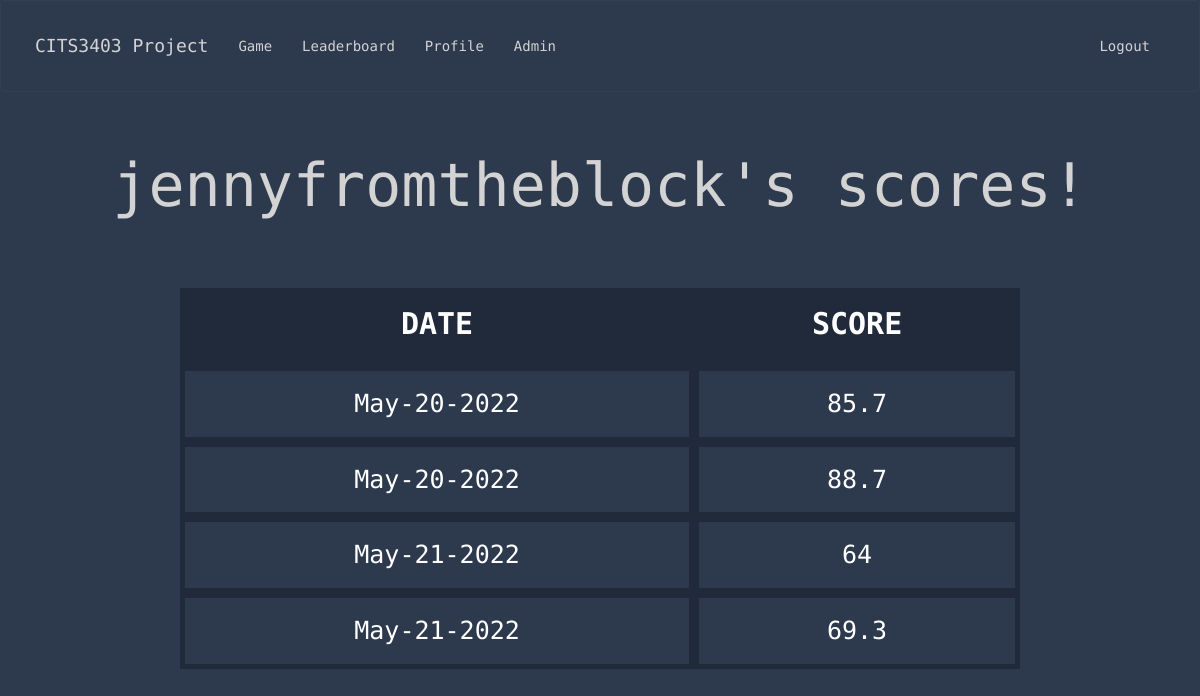
The page /user_stats (signed in) on the database as committed earlier.
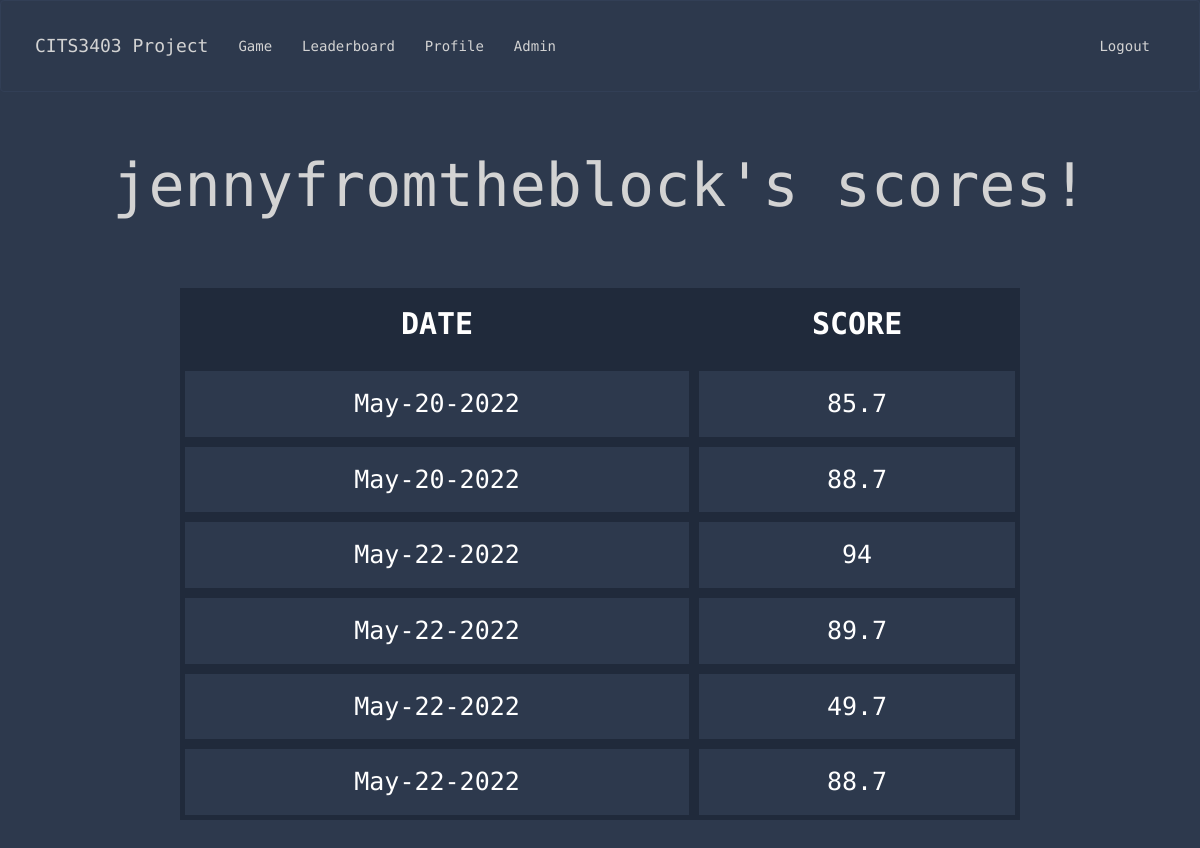
The same page on the database as committed later.
### app/models.py (models this page shows, shortened)
class User(UserMixin, db.Model):
    id = db.Column(db.Integer, primary_key=True)
    username = db.Column(db.String(64), index=True, unique=True)
    email = db.Column(db.String(120), index=True, unique=True)
    password_hash = db.Column(db.String(128))
    user_stats = db.relationship('Score', backref='user', lazy=True)
    @login.user_loader
    def load_user(id):
        return User.query.get(int(id))

class Score(UserMixin, db.Model):
    id = db.Column(db.Integer, primary_key=True)
    user_score = db.Column(db.Integer)
    user_id = db.Column(db.Integer, db.ForeignKey("user.id"))
    today = date.today()
    format_date = today.strftime("%b-%d-%Y") #strips minutes, formats the date eg May-16-2022
    date = db.Column(db.String, default=format_date)

### app/routes.py (the view)
@app.route('/user_stats')
def user_stats():
    if current_user.is_authenticated: #Show list of stats associated with user IF logged in
        user_id = current_user.id
        my_scores = Score.query.filter_by(user_id=user_id)
        return render_template('user.html', user=my_scores, title="Profile")
    return render_template('user.html', title='Profile')

### app/templates/user.html
{% extends "base.html" %}
{% block content %}
    <h1>{{ current_user.username }}'s scores! </h1>
   <table id="myTable" class="tablesorter">
    <thead>
        <tr>
            <th> DATE </th>
            <th> SCORE </th>
        </tr>
    </thead>
    <tbody>
        {% for user in user %}
            <tr>
                <td> {{ user.date }} </td>
                <td> {{ user.user_score }} </td>
            </tr>
        {% endfor %}
    </tbody>
</table>
</body>
{% endblock %}

### app/templates/base.html (shortened to what this page needs)
{% extends 'bootstrap/base.html' %}
{% block styles %}
{{ super() }}
<head>
<link rel="stylesheet" href="{{ url_for('static', filename='css/stylesheet.css') }}">
</head>
{% endblock %}
{% block navbar %}
<nav class="navbar navbar-default">
    <div class="container">
        <div class="navbar-header">
            <a class="navbar-brand" href="{{ url_for('index') }}">CITS3403 Project</a>
        </div>
        <div class="collapse navbar-collapse" id="bs-example-navbar-collapse-1">
            <ul class="nav navbar-nav navbar-left">
                {% if current_user.is_anonymous %}
                <li><a href="{{ url_for('game') }}">Game</a></li>
                <li><a href="{{ url_for('leaderboard') }}">Leaderboard</a></li>
                {% else %}
                <li><a href="{{ url_for('game') }}">Game</a></li>
                <li><a href="{{ url_for('leaderboard') }}">Leaderboard</a></li>
                <li><a href="{{ url_for('user_stats') }}">Profile</a></li>
                <li><a href="{{ url_for('admin') }}">Admin</a></li>
                {% endif %}
            </ul>
            <ul class="nav navbar-nav navbar-right">
                {% if current_user.is_anonymous %}
                <li><a href="{{ url_for('login') }}">Login</a></li>
                <li><a href="{{ url_for('register') }}">Register</a></li>
                {% else %}
                <li><a href="{{ url_for('logout') }}">Logout</a></li>
                {% endif %}
            </ul>
        </div>
    </div>
</nav>
{% endblock %}

### app/static/css/stylesheet.css (style rules this page uses)
head,body { text-align: center; padding-bottom: 50px; }
h1 { padding: 40px; font-size: 60px; }
ul { display: inline-block; text-align: left; list-style-type: square; }
.container { font-family: 'Source Code Pro', monospace; padding:20px; }
body { background: #2d394d; color: lightgrey; }
.center, h1 { text-align: center; font-family: 'Source Code Pro', monospace; }
a { color: lightgrey !important; }
.navbar-default { background: #2d394d; border-color: #323f56; font-family: 'Source Code Pro', monospace; }
table { border-collapse: separate; font-size: 25px; width: 70%; margin-left: auto; margin-right: auto; margin-top: 30px; font-family: 'Source Code Pro', monospace; }
th, td { border: 5px solid #202a3b; padding: 15px; text-align: center; color: white; margin: none; }
th { font-size: 30px; border-top: none; font-weight: bold; background-color: #202a3b; }

Rows that differ between the two databases and show on the page:
no longer on this page (row edited): Score: date "May-21-2022", user_score "64"
no longer on this page (row edited): Score: date "May-21-2022", user_score "69.3"
added Score: date "May-22-2022", user_score "94"
added Score: date "May-22-2022", user_score "89.7"
added Score: date "May-22-2022", user_score "49.7"
added Score: date "May-22-2022", user_score "88.7"
